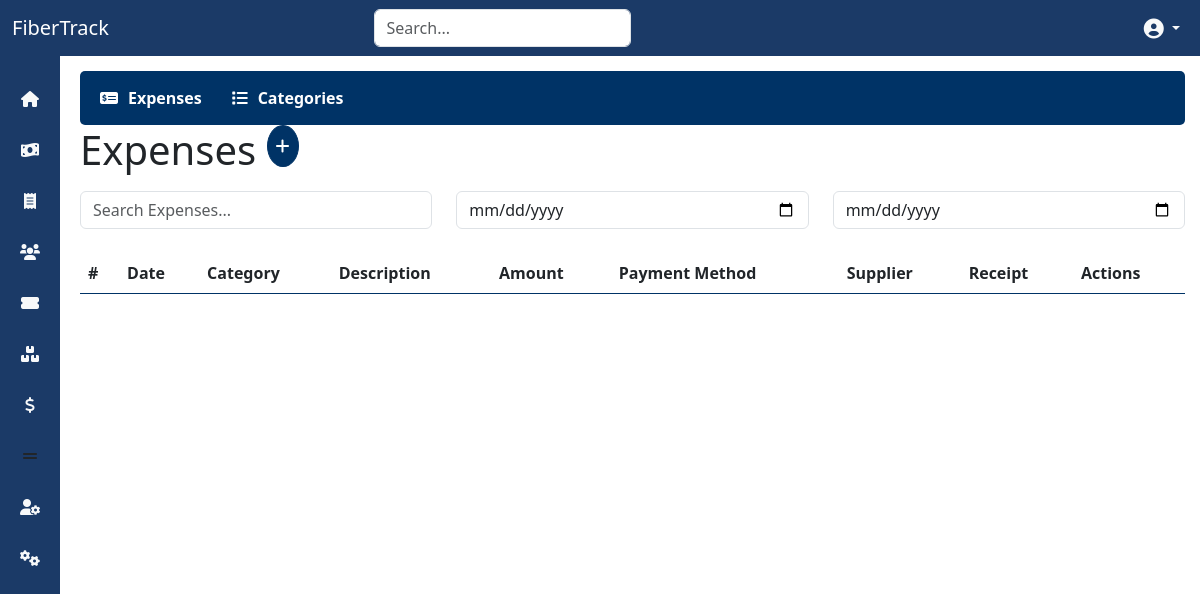
The page /expences/ (signed in) on the database as committed earlier.
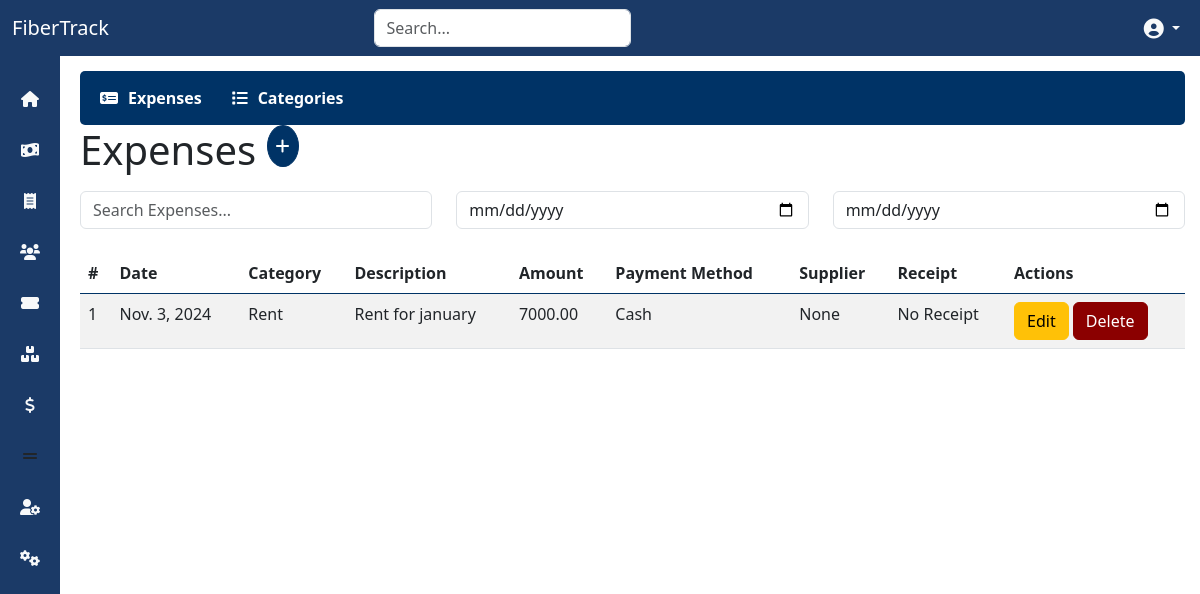
The same page on the database as committed later.
### expenses/models.py (models this page shows, shortened)
class Expense(models.Model):
    category = models.ForeignKey(ExpenseCategory, on_delete=models.CASCADE, related_name="expenses")
    date = models.DateField()
    amount = models.DecimalField(max_digits=10, decimal_places=2)
    description = models.TextField(blank=True, null=True)
    payment_method = models.CharField(max_length=50, choices=(('Cash', 'Cash'), ('Credit', 'Credit'), ('Bank Transfer', 'Bank Transfer')))
    supplier = models.CharField(max_length=100, blank=True, null=True)
    receipt = models.FileField(upload_to='expenses/receipts/', blank=True, null=True)

class ExpenseCategory(models.Model):
    name = models.CharField(max_length=100)
    description = models.TextField(blank=True, null=True)

### expenses/views.py (the view)
# urls.py: path('', views.list_expenses, name='list_expenses'),  # List all expenses
@login_required(login_url='/auth/login/')
def list_expenses(request):
    expenses = Expense.objects.all()
    categories = ExpenseCategory.objects.all()
    return render(request, 'expenses/list_expenses.html', {'expenses': expenses, 'categories': categories})

### expenses/templates/expenses/list_expenses.html (shortened to what this page needs)
{% extends 'base.html' %}
{% block content %}
{% include 'expenses/expenses_navbar.html' %}
<div>
    <h1>Expenses
        <button style="padding: 0.5rem; border-radius: 50%;" class="btn btn-primary mb-3" data-bs-toggle="modal" data-bs-target="#addExpenseModal"><i class="fas fa-plus"></i></button>
    </h1>
    <div class="row mb-4">
        <div class="col-md-4">
            <input type="text" class="form-control" id="expenseSearch" placeholder="Search Expenses...">
        </div>
        <div class="col-md-4">
            <input type="date" class="form-control" id="startDate" placeholder="Start Date">
        </div>
        <div class="col-md-4">
            <input type="date" class="form-control" id="endDate" placeholder="End Date">
        </div>
    </div>
    <div class="table-responsive">
        <table class="table table-striped">
            <thead class="bg-primary text-white">
                <tr>
                    <th>#</th>
                    <th>Date</th>
                    <th>Category</th>
                    <th>Description</th>
                    <th>Amount</th>
                    <th>Payment Method</th>
                    <th>Supplier</th>
                    <th>Receipt</th>
                    <th>Actions</th>
                </tr>
            </thead>
            <tbody id="expenseTableBody">
                {% for expense in expenses %}
                <tr>
                    <td>{{ forloop.counter }}</td>
                    <td>{{ expense.date }}</td>
                    <td>{{ expense.category.name }}</td>
                    <td>{{ expense.description }}</td>
                    <td>{{ expense.amount }}</td>
                    <td>{{ expense.payment_method }}</td>
                    <td>{{ expense.supplier }}</td>
                    <td>
                        {% if expense.receipt %}
                            <a href="{{ expense.receipt.url }}" target="_blank">View Receipt</a>
                        {% else %}
                            No Receipt
                        {% endif %}
                    </td>
                    <td>
                        <button class="btn btn-warning" data-bs-toggle="modal" data-bs-target="#editExpenseModal{{ expense.id }}">Edit</button>
                        <button class="btn btn-danger" data-bs-toggle="modal" data-bs-target="#deleteExpenseModal{{ expense.id }}">Delete</button>
                    </td>
                </tr>
                {% endfor %}
            </tbody>
        </table>
    </div>
</div>
{% endblock %}

### templates/base.html (shortened to what this page needs)
<!DOCTYPE html>
{% load static %}
<html lang="en">
<head>
    <link rel="stylesheet" href="{% static 'css/style.css' %}">
    <link href="https://cdn.jsdelivr.net/npm/bootstrap@5.3.0-alpha1/dist/css/bootstrap.min.css" rel="stylesheet">
    <link rel="stylesheet" href="https://cdnjs.cloudflare.com/ajax/libs/font-awesome/6.0.0-beta3/css/all.min.css">
</head>
<body>
    <nav class="navbar navbar-expand-lg navbar-dark sticky-top">
        <div class="container-fluid">
            <a class="navbar-brand" href="{% url 'customer_list' %}">FiberTrack</a>
            <form class="d-flex mx-auto" role="search">
                <input class="form-control me-2 search-bar" type="search" placeholder="Search..." aria-label="Search">
            </form>
            <ul class="navbar-nav ms-auto">
                <li class="nav-item dropdown">
                    <a class="nav-link dropdown-toggle" href="#" id="userDropdown" role="button" data-bs-toggle="dropdown" aria-expanded="false">
                        <i class="fas fa-user-circle fa-lg"></i>
                    </a>
                </li>
            </ul>
        </div>
    </nav>
    <div class="sidebar" id="sidebar">
        <a href="{% url 'customer_list' %}">
            <i class="fas fa-home"></i>
        </a>
        <a href="{% url 'billing_dashboard' %}">
            <i class="fas fa-money-bill-wave"></i>
        </a>
        <a href="{% url 'customer_list' %}">
            <i class="fas fa-receipt"></i>
        </a>
        <a href="{% url 'customer_list' %}">
            <i class="fas fa-users"></i>
        </a>
        <a href="{% url 'customer_list' %}">
            <i class="fas fa-ticket-alt"></i>
        </a>
        <a href="{% url 'product_list' %}">
            <i class="fas fa-boxes"></i>
        </a>
        <a href="{% url 'list_expenses' %}">
            <i class="fas fa-dollar"></i>
        </a>
        <a>
            <i class="fas fa-grip-lines"></i>
        </a>
        <a href="{% url 'user_list' %}">
            <i class="fas fa-user-cog"></i>
        </a>
        <a href="{% url 'view_edit_organization' %}">
            <i class="fas fa-cogs"></i>
        </a>
    </div>
    <div class="main-content" id="main-content">
        {% block content %}{% endblock %}
    </div>
</body>
</html>

### expenses/templates/expenses/expenses_navbar.html (shortened to what this page needs)
{% block content %}
<div class="navbar-inventory">
    <ul class="nav">
        <li class="nav-item">
            <a href="{% url 'list_expenses' %}" title="Expenses">
                <i class="fas fa-money-check-alt"></i>
                <span class="nav-text">Expenses</span>
            </a>
        </li>
        <li class="nav-item">
            <a href="{% url 'expenses_category_list' %}" title="Categories">
                <i class="fas fa-list"></i>
                <span class="nav-text">Categories</span>
            </a>
        </li>
    </ul>
</div>
{% endblock %}

### static/css/style.css (style rules this page uses)
:root { --dark-blue: #1b3a67; --dark-red: #8b0000; --light-gray: #f8f9fa; }
body { background-color: var(--light-gray); }
.navbar { background-color: var(--dark-blue); }
.navbar-brand { color: var(--light-gray); font-size: 1.2rem; }
.navbar-nav .nav-link { color: var(--light-gray); }
.search-bar { border: 1px solid var(--light-gray); background-color: #ffffff; border-radius: 20px; padding: 3px 10px; }
.sidebar { height: 100vh; background-color: var(--dark-blue); position: fixed; top: 56px; left: 0; width: 60px; padding-top: 20px; overflow-x: hidden; transition: all 0.3s ease-in-out; }
.sidebar a { color: var(--light-gray); display: block; text-align: center; padding: 15px 0; font-size: 0.8rem; position: relative; }
.sidebar i { font-size: 1rem; margin-bottom: 5px; }
.main-content { margin-left: 65px; padding: 15px; transition: margin-left 0.3s ease-in-out; }
form input, form select, form textarea { border: 1px solid #ced4da; border-radius: 5px; padding: 10px; box-shadow: none; transition: border-color 0.3s ease, box-shadow 0.3s ease; }
button { border-radius: 5px; transition: all 0.3s ease; }

### expenses/templates/expenses/list_expenses.html (style rules this page uses)
:root { --primary-color: #003366; --secondary-color: #8B0000; --hover-color: #4d4dff; }
.btn-primary, .bg-primary { background-color: var(--primary-color) !important; border-color: var(--primary-color) !important; }
.btn-danger, .bg-danger { background-color: var(--secondary-color) !important; border-color: var(--secondary-color) !important; }

### expenses/templates/expenses/expenses_navbar.html (style rules this page uses)
:root { --primary-color: #003366; --secondary-color: #8B0000; --hover-color: #4d4dff; }
.navbar-inventory { background-color: var(--primary-color); padding: 10px; border-radius: 5px; }
.navbar-inventory .nav-item { margin-right: 10px; display: inline-block; }
.navbar-inventory .nav-item a { color: #fff; text-decoration: none; font-weight: bold; padding: 5px 10px; display: flex; align-items: center; border-radius: 5px; }
.nav-text { margin-left: 10px; }

Rows that differ between the two databases and show on the page:
added Expense: date "Nov. 3, 2024", category.name "Rent", description "Rent for january", amount "7000.00", payment_method "Cash", supplier "None", receipt "No Receipt"
